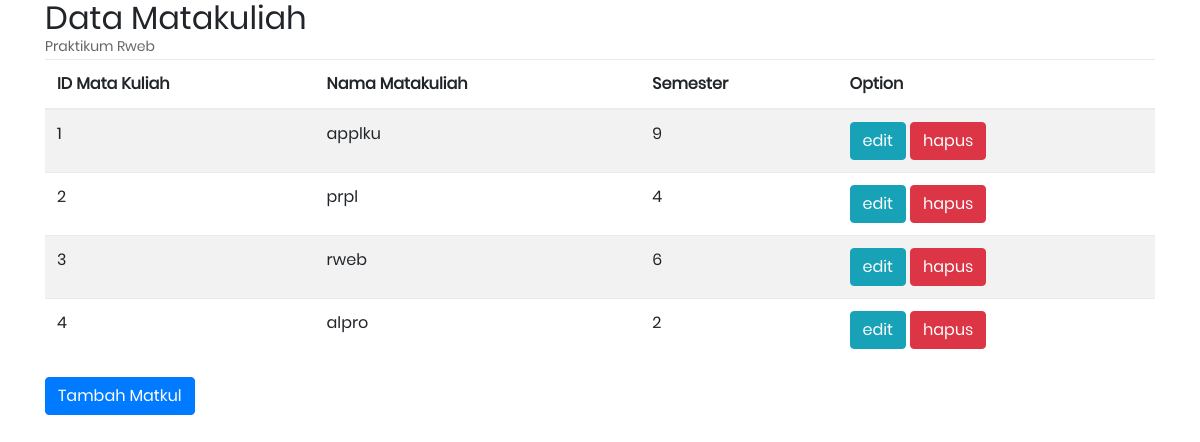
Screenshot of /index.php/matakuliah with the database file from the repository.
### tables this page shows
CREATE TABLE `tbl_matkul` (
  `id_matkul` int(11) NOT NULL,
  `nama_matkul` varchar(150) NOT NULL,
  `semester` int(11) NOT NULL
);

### application/controllers/Matakuliah.php (called while the page is built, shortened)
<?php
class Matakuliah extends CI_Controller{
	function __construct(){
        $this->load->model('m_matakuliah');
        $this->load->library('form_validation');
	}
	function index(){
        $data = array(
            array(
                'id_matkul'=>'1',
                'nama_matkul'=>'APPL',
                'semester'=>'6'
            ),
            array(
                'id_matkul'=>'2',
                'nama_matkul'=>'PRPL',
                'semester'=>'4'
            ),
            array(
                'id_matkul'=>'3',
                'nama_matkul'=>'KWU',
                'semester'=>'4'
            )
            );
        $data['matkul'] = $this->m_matakuliah->tampil_matkul();
        $this->load->view("matakuliah/v_tampil_matkul", $data);
    }
}

### index.php (called while the page is built, shortened)
<?php
require_once BASEPATH.'core/CodeIgniter.php';

### application/models/M_matakuliah.php (called while the page is built, shortened)
<?php
class M_matakuliah extends CI_Model{
    function tampil_matkul(){
        return $this->db->get('tbl_matkul')->result();
    }
}

### application/views/matakuliah/v_tampil_matkul.php (the view, shortened to what this page needs)
<!DOCTYPE html>
<html lang="en">
<head>
</head>
<body>
<div class="container">
  <h2>Data Matakuliah</h2>
  <p>Praktikum Rweb</p>
  <table class="table table-striped">
    <thead>
      <tr>
        <th>ID Mata Kuliah</th>
        <th>Nama Matakuliah</th>
        <th>Semester</th>
        <th>Option</th>
      </tr>
    </thead>
    <tbody>
    <?php foreach($matkul as $data):?>
      <tr>
        <td><?php echo $data->id_matkul?></td>
        <td><?php echo $data->nama_matkul?></td>
        <td><?php echo $data->semester?></td>
        <td>
            <a href="<?php echo site_url('matakuliah/edit_matkul/'.$data->id_matkul) ?>" class="btn btn-small btn-info">edit</a>
			<a href="<?php echo site_url('matakuliah/hapus_matkul/'.$data->id_matkul) ?>" class="btn btn-small btn-danger">hapus</a>
		</td>
      </tr>
    <?php endforeach?>
    </tbody>
  </table>
  <a href="<?php echo site_url('matakuliah/add') ?>" class="btn btn-primary">Tambah Matkul</a>
</div>
</body>
</html>

### css/main.css (style rules this page uses)
* { margin: 0px; padding: 0px; box-sizing: border-box; }
body, html { height: 100%; font-family: Poppins-Regular, sans-serif; }
a { font-family: Poppins-Regular; font-size: 14px; line-height: 1.7; color: #666666; margin: 0px; transition: all 0.4s; -webkit-transition: all 0.4s; -o-transition: all 0.4s; -moz-transition: all 0.4s; }
h1,h2,h3,h4,h5,h6 { margin: 0px; }
p { font-family: Poppins-Regular; font-size: 14px; line-height: 1.7; color: #666666; margin: 0px; }

### rows the page displays
tbl_matkul: id_matkul "1", nama_matkul "applku", semester "9"
tbl_matkul: id_matkul "2", nama_matkul "prpl", semester "4"
tbl_matkul: id_matkul "3", nama_matkul "rweb", semester "6"
tbl_matkul: id_matkul "4", nama_matkul "alpro", semester "2"
